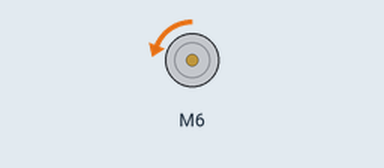
Recording of a sketch running on a simulated Arduino Uno, built with avr-gcc and run on an emulated ATmega328P. Parts: DC motor (green arrow = forward, orange = backward, longer = faster).

Above: at 0.05 s.
At 2.85 s:
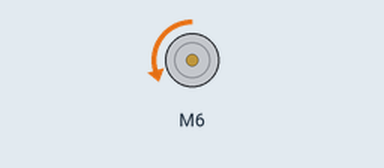
Timing chart, 0 to 3.1 s (numbered marks = the images above):
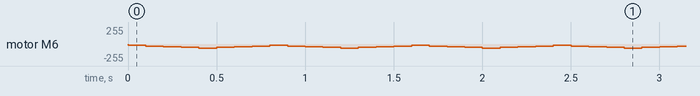

The sketch:

Hbrig_library.ino
```cpp
// (licence header left out)
// PINOUT
// L_EN -> 2
// R_EN -> 2
// L_PWM -> 6
// R_PWM -> 10

#include "BTS7960.h"

const uint8_t EN = 2;
const uint8_t L_PWM = 6;
const uint8_t R_PWM = 3;

BTS7960 motorController(EN, L_PWM, R_PWM);

void setup()
{
    motorController.Enable();
}

void loop()
{
  motorController.Enable();
  for(int speed = 20 ; speed < 60; speed+=10)
  {
	motorController.TurnLeft(speed);
	delay(100);
  }

  motorController.Stop();

  for(int speed = 60 ; speed > 20; speed-=10)
  {
	motorController.TurnLeft(speed);
	delay(100);
  }
  motorController.Stop();

}
```

Measured:
- by itself, motor M6: repeats every 0.80 s: backward 30/255 0.10 s, backward 40/255 0.10 s, backward 50/255 0.10 s, backward 60/255 0.10 s, backward 50/255 0.10 s, backward 40/255 0.10 s, backward 30/255 0.10 s, backward 20/255 0.10 s
